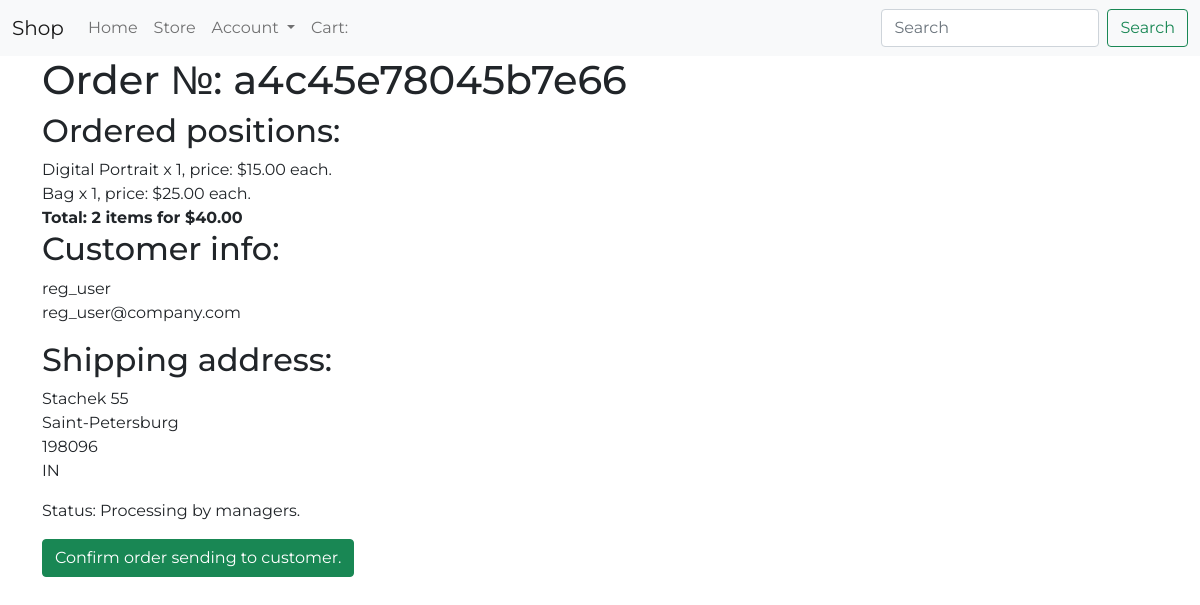
The page /dashboard/order_detail/17/ (signed in) on the database its author committed.
### store/models.py (models this page shows, shortened)
class Order(models.Model):
    customer = models.ForeignKey(Customer, on_delete=models.SET_NULL, blank=True, null=True)
    date_ordered = models.DateTimeField(auto_now_add=True)
    complete = models.BooleanField(default=False, null=True, blank=False)
    status = models.CharField(max_length=20, default='', null=True, blank=True)
    transaction_id = models.CharField(max_length=200, null=True)
    @property
    def get_cart_total(self):
        orderitems = self.orderitem_set.all()
        total = sum([item.get_total for item in orderitems]) # generator for calculating cart total value
        return total
    @property
    def get_cart_items(self):
        orderitems = self.orderitem_set.all()
        total = sum([item.quantity for item in orderitems])
        return total

class OrderItem(models.Model):
    product = models.ForeignKey(Product, on_delete=models.SET_NULL, blank=True, null=True)
    order = models.ForeignKey(Order, on_delete=models.SET_NULL, blank=True, null=True)
    quantity = models.IntegerField(default=0, null=True,blank=True)
    date_added = models.DateTimeField(auto_now_add=True)
    @property
    def get_total(self):
        total = self.product.price * self.quantity
        return total

class Product(models.Model):
    name = models.CharField(max_length=200)
    description = models.CharField(max_length=400, null=True)
    price = models.DecimalField(max_digits=8, decimal_places=2)
    digital = models.BooleanField(default=False, null=True, blank=False)
    image = models.ImageField(null = True, blank=True)

class Customer(models.Model):
    user = OneToOneField(User, on_delete=models.CASCADE, null=True, blank=True)
    name = models.CharField(max_length=200, null=True, blank=True)
    email = models.EmailField(max_length=200, null=True, blank=True)

class ShippingAddress(models.Model):
    customer = models.ForeignKey(Customer, on_delete=models.SET_NULL, blank=True, null=True)
    order = models.ForeignKey(Order, on_delete=models.SET_NULL, blank=True, null=True)
    address = models.CharField(max_length=200, null=True, blank = True)
    city = models.CharField(max_length=200, null=True, blank = True)
    zipcode = models.CharField(max_length=200, null=True, blank = True)
    state = models.CharField(max_length=200, null=True, blank = True)
    date_added = models.DateTimeField(auto_now_add=True, blank = True)

### dashboard/views.py (the view)
# urls.py: path('order_detail/<int:pk>/', dashboard_views.order_detail, name='order-detail'),
@user_passes_test(lambda u: u.is_staff)
def order_detail(request, pk):
    order = Order.objects.get(pk=pk)
    items = order.orderitem_set.all()
    try:
        shipping_address = ShippingAddress.objects.get(order=order)
        context = {
        'order': order,
        'items': items,
        'shipping_address': shipping_address
    }
    except:
        context = {
        'order': order,
        'items': items
    }
    return render(request, 'dashboard/order_detail.html', context)

### dashboard/templates/dashboard/order_detail.html
{% extends 'store/base.html' %}
{% block content %}
<div class="container">
    <h1>Order №: {{order.transaction_id}}</h1>
    <h2>Ordered positions:</h2>
    {% for item in items %}
        {{item.product.name}} x {{item.quantity}}, price: ${{item.product.price}} each.<br>
    {% endfor %}
    <text class="fw-bold">Total: {{order.get_cart_items}} items for ${{order.get_cart_total}}</text>
    <h2>Customer info:</h2>
    <p>{{order.customer.name}}<br>{{order.customer.email}}</p>
    {% if shipping_address %}
        <h2>Shipping address:</h2>
        <p>{{shipping_address.address}}<br>{{shipping_address.city}}<br>
        {{shipping_address.zipcode}}<br>{{shipping_address.state}}<br></p>
    {% else %}
        <text class="fw-bold">Order is digital</text>
    {% endif %}
    <p>Status: {{order.status}}</p>
    {% if order.status == 'Processing by managers.' %}
        <p><a class="btn btn-success" href="{% url 'order-confirm' order.pk%}">Confirm order sending to customer.</a></p>
    {% endif %}
</div>
{% endblock %}

### store/static/css/main.css (style rules this page uses)
body { font-family: 'Montserrat', sans-serif; }

### rows shown on the page
Order: transaction_id "a4c45e78045b7e66", get_cart_items "2", get_cart_total "40.00", customer.name "reg_user", customer.email "reg_user@company.com", status "Processing by managers."
OrderItem: product.name "Digital Portrait", quantity "1", product.price "15.00"
OrderItem: product.name "Bag", quantity "1", product.price "25.00"
ShippingAddress: address "Stachek 55", city "Saint-Petersburg", zipcode "198096", state "IN"
